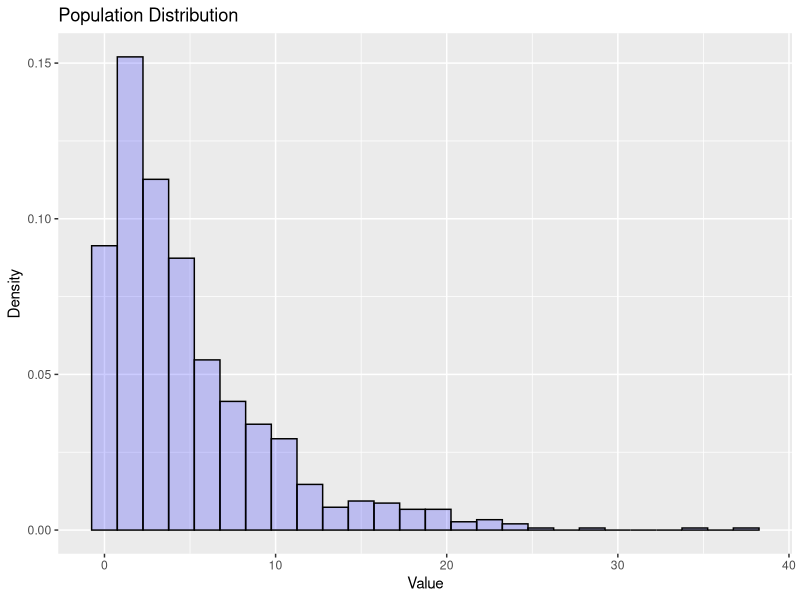

R code for this plot: (Note: this script raises an error after producing the figure.)
## ---- chunk 1
set.seed(123123)
## ---- chunk 2
lambda <- 0.2
poplutaion.count <- 1000
subsample.count <- 1000
subsample.size <- 40
vals <- data.frame(X = rexp(poplutaion.count,lambda));
## ---- chunk 3
library(ggplot2)
ggplot(data=vals, aes(x=X) ) +
          geom_histogram(color="black",binwidth=1.5, fill="blue",aes( y = ..density..), alpha = .2) +
          xlab("Value") +
          ylab("Density") +
          ggtitle("Population Distribution")
## ---- chunk 4
library(ggplot2)
dat <- data.frame(mns=mns,sds=sds)
mnsmn <- mean(mns)
mnssd <- sd(mns)
mnsvar <- var(mns)
sdsmn <- mean(sds)
variancesmn <- mean(variances)
mnssd_theory <- 1/(lambda*sqrt(40))
mnsvar_theory <- mnssd_theory^2
# Distribution Plot
g <- ggplot(data=dat, aes(x=mns) ) +
  geom_histogram(color="black", fill="blue",binwidth=.3,aes( y = ..density..), alpha = .2) +
  xlab("X") +
  ylab("Density") +
  ggtitle("Distribution of means from the exponential distribution") +
  stat_function(fun = dnorm, args = list(mean = 1/lambda, sd = (1/lambda)/sqrt(40)),aes(color="red")) +
  stat_function(fun = dnorm, args = list(mean = mnsmn, sd = mnssd), aes(color="blue")) +
  geom_vline(xintercept=c(1/lambda + ((1/lambda)/sqrt(40)) * c(-3,-2,-1,0,1,2,3)), linetype="dashed", color="red") +
  geom_vline(xintercept=mnsmn + mnssd * c(-3,-2,-1,0,1,2,3), linetype="dashed", color="blue") +
  scale_color_manual(
    name="Legend", 
    values = c("blue", "red", "blue","red"), 
    labels = c("Sample Normal Distribution", "CLT Normal Distribution" )
  ) + 
  theme(legend.position="bottom",legend.title=element_blank())
g
